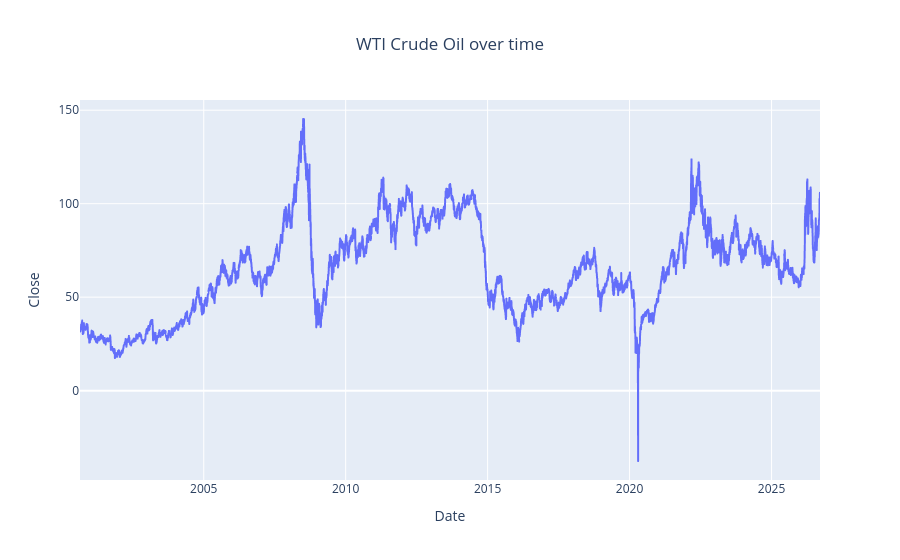

Notebook source saved alongside this figure:
### Code cell
# Dynamic visualisation
fig = px.line(crude_oil,
              x=crude_oil.index,
              y="Close",
              title='WTI Crude Oil over time')
fig.update_layout(title_x=0.5)  # This will center the title horizontally

fig.show()

### Figure 1 — Plotly figure (JSON) as saved in the notebook; plotly's stock layout.template omitted (floating-point values rounded to 4 significant figures; data arrays with more than 128 entries replaced by an {"elided": "..."} marker saying what was removed)
{"data": [{"hovertemplate": "Date=%{x}<br>Close=%{y}<extra></extra>", "legendgroup": "", "line": {"color": "#636efa", "dash": "solid"}, "marker": {"symbol": "circle"}, "mode": "lines", "name": "", "showlegend": false, "type": "scattergl", "x": {"elided": "6544 str values"}, "xaxis": "x", "y": {"elided": "6544 float values"}, "yaxis": "y"}], "layout": {"legend": {"tracegroupgap": 0}, "title": {"text": "WTI Crude Oil over time", "x": 0.5}, "xaxis": {"anchor": "y", "domain": [0, 1], "title": {"text": "Date"}}, "yaxis": {"anchor": "x", "domain": [0, 1], "title": {"text": "Close"}}}}
